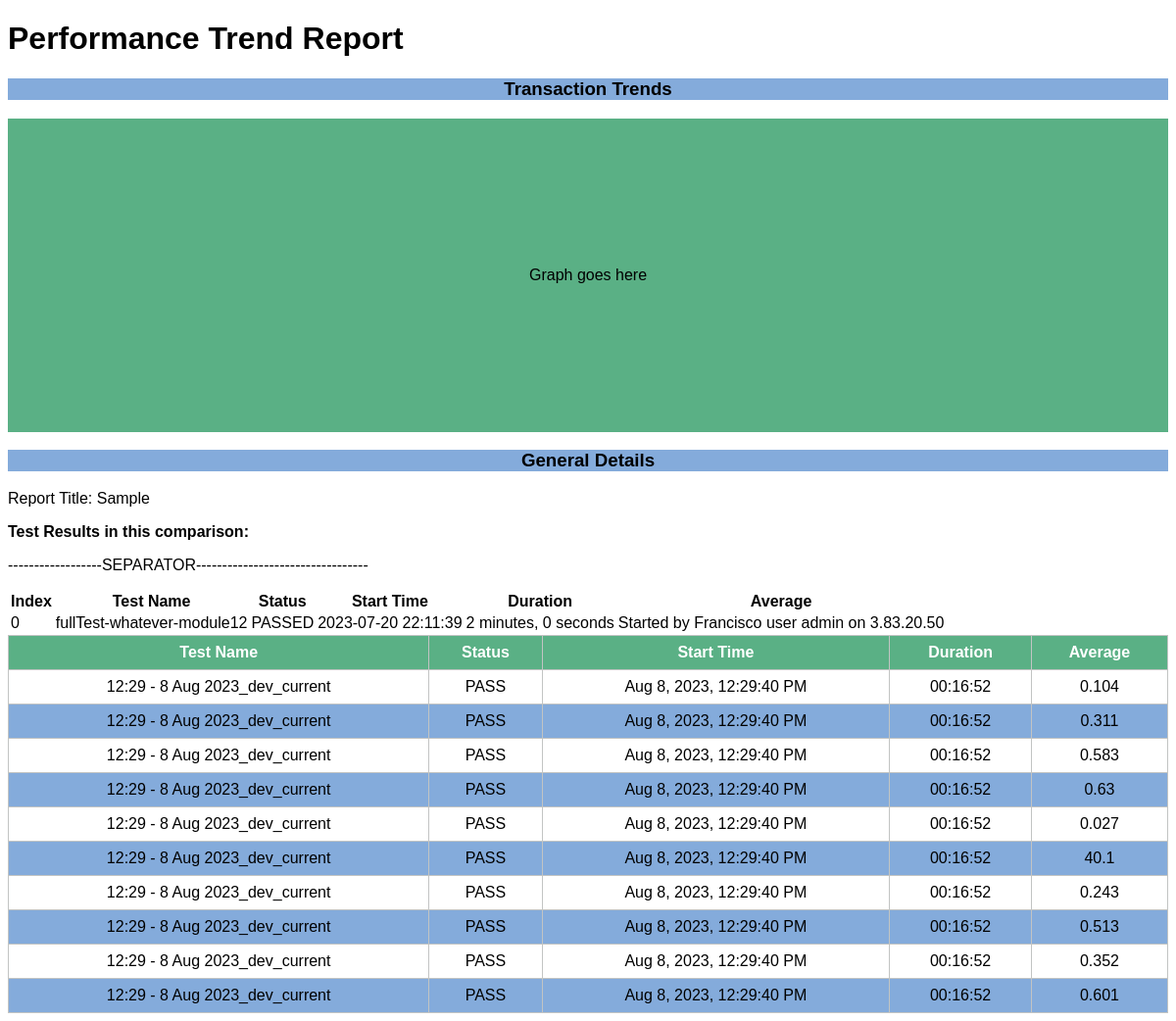
Page /template1 on the committed database.
### tables this page shows
CREATE TABLE testing(
    project TEXT,
    test_run_name TEXT,
    scenario TEXT,
    step TEXT,
    count TEXT,
    min TEXT,
    average TEXT,
    max TEXT,
    percentile_95 TEXT,
    std_deviation,
    status TEXT,
    term_reason TEXT,
    duration TEXT,
    start_time TEXT,
    end_time TEXT,
    created_at DATETIME NOT NULL
        DEFAULT CURRENT_TIMESTAMP
    );

### runserver.py (the view)
@app.route('/template1', methods=['GET'])
def sample1():
    mydata = que.basequery('testing')
    print(mydata)
    return render_template('mainreport1.html', thedata=mydata)

### db/queries.py (called while the page is built)
def basequery(team):
    dbconn = mydb.SQLiteConnect()
    connection = dbconn.sqlite_open_connection(mydb.SQLiteConnect.stagedb)
    df = pd.read_sql_query(f'''
                           select test_run_name, status, start_time, duration, average FROM     {team} order by end_time desc LIMIT 10;''', connection)
    connection.close()
    return df

### db/sqlliteconnect.py (called while the page is built)
    def sqlite_open_connection(self, db):
        try:
            con = sqlite.connect(db)
            print('Connection established with ' + db)
            return con
        except Error:
            print (Error)

### templates/mainreport1.html (shortened to what this page needs)
<!DOCTYPE html>
<html>
    <head>
        <link rel="stylesheet" type="text/css" href="../static/content/styles.css" />
    </head>
    <body>
        <h1>Performance Trend Report</h1>
        <div class="headers">
            <h3>Transaction Trends</h3>
        </div>
        <div id="container">
            <div class="graph">
                <p>Graph goes here</p>
            </div>
        </div>
        <div class="headers">
            <h3>General Details</h3>
        </div>
        <div>
            <p>Report Title: Sample</p>
            <p><b>Test Results in this comparison:</b></p>
            <table>
                <tbody>
                    <tr>
                        <th>Index</th>
                        <th>Test Name</th>
                        <th>Status</th>
                        <th>Start Time</th>
                        <th>Duration</th>
                        <th>Average</th>
                    </tr>
                    <tr>
                        <td>0</td>
                        <td>fullTest-whatever-module12</td>
                        <td>PASSED</td>
                        <td>2023-07-20 22:11:39</td>
                        <td>2 minutes, 0 seconds</td>
                        <td>Started by Francisco user admin on 3.83.20.50</td>
                    </tr>
                </div>
                <p>------------------SEPARATOR---------------------------------</p>
                <div>
                    {%block content %}
                    <table id="db_data">
                        <tr>
                            <th>Test Name</th>
                            <th>Status</th>
                            <th>Start Time</th>
                            <th>Duration</th>
                            <th>Average</th>
                        </tr>
                        <tbody>
                            <tr>
                                {% for key,value in thedata.iterrows() %}
                                <td>{{value[0]}}</td>
                                <td>{{value[1]}}</td>
                                <td>{{value[2]}}</td>
                                <td>{{value[3]}}</td>
                                <td>{{value[4]}}</td>
                            </tr>
                            {% endfor %}
                        </tbody>
                    </table>
                </div>
                    {% endblock %}
    </body>
</html>

### static/content/styles.css (style rules this page uses)
html, body { font-family: Verdana, Geneva, Tahoma, sans-serif; }
.headers { background-color: #84abdb; text-align: center; }
#container { background-color: #5ab085; }
.graph { width: auto; height: 20rem; position: relative; }
.graph p { margin: 0; position: absolute; top: 50%; left: 50%; transform: translate(-50%, -50%); }
#db_data { border-collapse: collapse; width: 100%; }
#db_data td, #db_data th { text-align: center; border: 1px solid #c2c4c3; padding: 0.5rem; }
#db_data th { background-color: #5ab085; color: white; }

### rows in the picture
testing: test_run_name "12:29 - 8 Aug 2023_dev_current", status "PASS", start_time "Aug 8, 2023, 12:29:40 PM", duration "00:16:52", average "0.104"
testing: test_run_name "12:29 - 8 Aug 2023_dev_current", status "PASS", start_time "Aug 8, 2023, 12:29:40 PM", duration "00:16:52", average "0.311"
testing: test_run_name "12:29 - 8 Aug 2023_dev_current", status "PASS", start_time "Aug 8, 2023, 12:29:40 PM", duration "00:16:52", average "0.583"
testing: test_run_name "12:29 - 8 Aug 2023_dev_current", status "PASS", start_time "Aug 8, 2023, 12:29:40 PM", duration "00:16:52", average "0.63"
testing: test_run_name "12:29 - 8 Aug 2023_dev_current", status "PASS", start_time "Aug 8, 2023, 12:29:40 PM", duration "00:16:52", average "0.027"
testing: test_run_name "12:29 - 8 Aug 2023_dev_current", status "PASS", start_time "Aug 8, 2023, 12:29:40 PM", duration "00:16:52", average "40.1"
testing: test_run_name "12:29 - 8 Aug 2023_dev_current", status "PASS", start_time "Aug 8, 2023, 12:29:40 PM", duration "00:16:52", average "0.243"
testing: test_run_name "12:29 - 8 Aug 2023_dev_current", status "PASS", start_time "Aug 8, 2023, 12:29:40 PM", duration "00:16:52", average "0.513"
testing: test_run_name "12:29 - 8 Aug 2023_dev_current", status "PASS", start_time "Aug 8, 2023, 12:29:40 PM", duration "00:16:52", average "0.352"
testing: test_run_name "12:29 - 8 Aug 2023_dev_current", status "PASS", start_time "Aug 8, 2023, 12:29:40 PM", duration "00:16:52", average "0.601"
